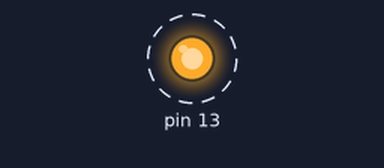
Bench run of a sketch on a simulated Arduino Uno, built with avr-gcc and run on an emulated ATmega328P. Parts: output pins drawn as LEDs (lit = HIGH). Dashed ring = blinking. What the sketch prints to the serial monitor is not drawn.

Above: at 0.5 s.
Timing chart, 0 to 4.6 s (numbered marks = the images above):
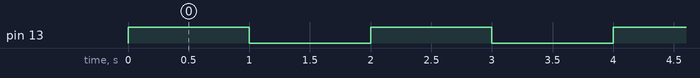

The sketch:

funzioni_composte.ino
```cpp
// *** BLINK DI UN LED TRAMITE FUNZIONE COMPOSTA *** //
// Utile per primi passi con classi terze liceo scientifico tradizionale


// *** IMPOSTAZIONI INIZIALI

// VARIABILI INTERE
int x = 0;  // CONTROIMMAGINE DELLA g
int y = 0;  // IMMAGINE DELLA f
// VARIABILE BOOLEANA CIOE' ASSUME SOLO VALORE VERO O FALSO
bool z = false;  // IMMAGINE DELLA g USATA COME CONTROIMMAGINE DELLA f


void setup() {
  // INIZIALIZZA LA SERIALE PER LEGGERE I DATI SUL MONITOR
  Serial.begin(9600);
  // IMPOSTA IL PIN DIGITALE COME UNA USCITA
  pinMode(13,OUTPUT);
}


// *** QUESTO CODICE SEGUENTE SI RIPETERÀ ALL'INFINITO

void loop() {
  // CAMBIO VALORE ALLA x
  x = 1;

  // APPLICO LA COMPOSIZIONE DI FUNZIONI:
  // PRENDO LA CONTROIMMAGINE x CALCOLO LA SUA IMMAGINE TRAMITE LA g
  // POI TALE IMMAGINE DIVIENE CONTROIMMAGINE PER LA f, LA CUI IMMAGINE È y
  y = f(g(x));

  // CONTROLLO SE t VALE 1 E SE È COSÌ "ACCENDO IL LED"
  if(y == 1){
    accendi_il_LED();
  }

  // ASPETTO UN SECONDO, BLOCCANDO TUTTO
  delay(1000);

  // RICAMBIO IL VALORE ALLA x
  x = 0;

  // RIAPPLICO LA COMPOSIZIONE DI FUNZIONI
  y = f(g(x));

  // CONTROLLO SE t VALE 0 E SE È COSÌ "SPENGO IL LED"
  if(y == 0){
    spegni_il_LED();
  }

  // ATTENDO UN ALTRO SECONDO, BLOCCANDO TUTTO
  delay(1000);
}
// *** FINE DEL CODICE CHE SI RIPETE ALL'INFINITO


// *** FUNZIONI AUSILIARIE PRESENTI IN TUTTO IL CODICE PRECEDENTE


// COME OPERA LA FUNZIONE "INTERNA" z = g(x)
bool g(int x){
  // STRUTTURA DI CONTROLLO if
  // SE È VERO CIÒ CHE È PRESENTE TRA LE PARENTESI TONDE
  // ALLORA ESEGUE CIÒ CHE È PRESENTE TRA LE GRAFFE,
  // ALTRIMENTI SE È FALSO SALTA A DOPO LA CHIUSURA DELLA GRAFFA
  if(x == 0){
    // L'USCITA DELLA FUNZIONE SARÀ DATA DAL VALORE "false"
    return false;
  }
  else if(x == 1){
    return true;
  }
}


// COME OPERA LA FUNZIONE "ESTERNA" y = f(z)
int f(bool z){
  if(z == true){
    return 1;
  }
  else if(z == false){
    return 0;
  }
}


// CODICE PER ACCENDERE E SPEGNERE IL LED
void accendi_il_LED(){
  digitalWrite(13,HIGH);
  Serial.println("ACCESO");
}
void spegni_il_LED(){
  digitalWrite(13,LOW);
  Serial.println("SPENTO");
}


// Fonte Aliverti lezioni di base + cercare "funzioni e Arduino"
```

Measured:
- by itself, pin 13: alternates HIGH for 1.0 s and LOW for 1.0 s
